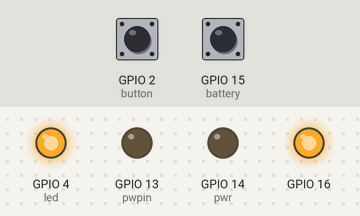
A sketch run on a simulated ESP8266 (NodeMCU). Parts: output pins drawn as LEDs (lit = HIGH). Inputs (shaded band) come from the test bench; at power-on: GPIO 2 (button) HIGH, GPIO 15 (battery) HIGH. WiFi joins after 1.5 s; servers stay silent unless stated; EEPROM starts erased.

Above: at 10.8 s.
10.9 s: GPIO 2 (button) pulled LOW for 0.15 s
At 11.3 s:
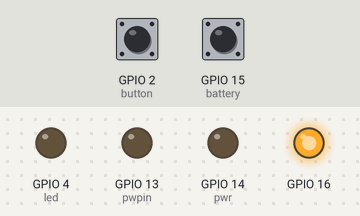
At 21.3 s:
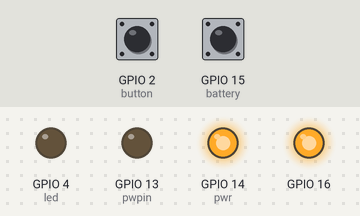
Timing chart, 0 to 35.2 s (numbered marks = the images above; inputs shaded):
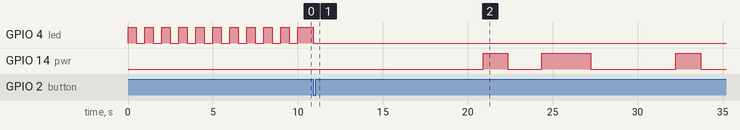

Measured:
- after the input at 10.9 s, GPIO 4 (led): HIGH → LOW at once; GPIO 14 (pwr): goes HIGH 1.5 s, LOW 2.0 s, HIGH 2.9 s, LOW 5.0 s, HIGH 1.5 s, then LOW, starting after 10.0 s

The sketch:

binclient.ino
```cpp
#include <EEPROM.h>
#include <ESP8266WiFi.h>
#include <WiFiClient.h>
#include <WiFiClientSecure.h> //Does SSL/TLS
WiFiClient client;

/* Function Declarations */
void wifi();
int rangefinder(int);
int sd();
void button_ISR();
/* Variables sent to server */
byte maxdepth = -1;
byte currentdepth = 0;
/* Random globals */
byte timevariable = 6;
/* Wifi connect details */
char ssid[100]     = "";
char password[100] = "";
int keyindex; // Key index for WEP encrpytion.
/* Variables */
#define mins5 10000                     // Milliseconds device waits 1) from setup button press to maxdepth reading or turn on 2) if button is pressed for < reset seconds
#define waitbetweenlooprangefinding 5   // seconds between the two rangefinder measurments in loop()
#define rangefinderwaitinsetup 2        // Seconds between rangefinder measurements for maxdepth
#define seconds 2                       // Seconds * 1second * timevariable
#define resetseconds 5                  // Seconds you have to hold button down for system reset to happen

/* Pins definitions */
#define pwpin 13                        // Return signal from rangefinder
#define rxpin 12                        // Rangefind command pin
#define pwr 14                          // Rangefinder power pin
#define battery 15                      // Battery level circuit pin
#define button  2                       // Button pin
#define led 4                           // LED output pin


/* EEPROM variable addresses */
#define saveddepth 100
#define savedtimevariable 101
#define initilize 102

void setup()
{
  Serial.begin(115200);
  byte i = 0;
  int j = 0;
  byte firstTime = -1;
  /* Pin IO */
  pinMode(pwr, OUTPUT);
  pinMode(pwpin, OUTPUT);
  pinMode(rxpin, INPUT);
  pinMode(battery, INPUT);
  pinMode(button, INPUT);
  pinMode(16, OUTPUT);
  pinMode(led, OUTPUT);
  digitalWrite(16, HIGH);

  if(digitalRead(battery) == LOW)         // 2 Second pulse for good battery check on startup
  {
    digitalWrite(led, HIGH);
    delay(2000);
    digitalWrite(led, LOW);
  }
  else if(digitalRead(battery) == HIGH)   // 10 pulses for bad battery check on startup
  {
    for(i = 0; i < 10; i++)
    {
      digitalWrite(led, HIGH);
      delay(500);
      digitalWrite(led, LOW);
      delay(500);
    }
  }

  EEPROM.begin(512);
  while(firstTime > 1 || firstTime < 0)  // Check whether first time setup has ever been ran before
    {
      firstTime = EEPROM.read(initilize);
      i++;
      if( i > 10)                        // If first time != 0 or 1, assume device needs first time setup
      {
        firstTime = 0;
        i = 0;
      }
      yield();
    }
  EEPROM.end();

  if(firstTime == 0)                    // First time setup
    {
      digitalWrite(led, HIGH);
      while(digitalRead(button) == HIGH)  // Wait for button to be pressed before 5 minute countdown
      {
        yield();
      }
      digitalWrite(led,LOW);
      delay(mins5);
      maxdepth = rangefinder(rangefinderwaitinsetup); // Take max depth reading
      EEPROM.begin(512);
      EEPROM.write(saveddepth,maxdepth);  // Save Max depth reading into non volitile memory
      EEPROM.write(initilize,1);          // Save the first time setup completion variable as complete
      EEPROM.end();
    }
  else if(firstTime == 1)                 // Normal startup, retrieve variables from memory
    {
      EEPROM.begin(512);
      maxdepth = EEPROM.read(saveddepth); // Get max depth read on last first time setup
      timevariable = EEPROM.read(savedtimevariable);  // Get time variable from last first time setup
      if(timevariable == 0)               // If saved variable was 0, change it to one or device will continuously run
        timevariable = 1;
      EEPROM.end();
      delay(mins5);
    }
  attachInterrupt(button, button_ISR, FALLING); // Initilise button interrupt
}

void loop()
{
  int i, j;
  currentdepth = rangefinder(waitbetweenlooprangefinding);  // Take curent dpeth reading
  wifi();                                 // Send data to server
  for(i = 0; i < seconds; i++)            // Wait for time variable hours
    for(j = 0; j < timevariable; j++)
      delay(1000);
}

int rangefinder(int timedelay)           // Takes depth reading and returns depth in centimeters
{
  int x1 = 0;
  int x2 = 0;
  byte ok = 0;
  int pulse;
  while( ok == 0 )              // Takes two readings 30 seconds apart and check to see if they are within 10cm of each other
  {
    digitalWrite(pwr, HIGH);      // Turn rangefinder on
    delay(250);                   //wait for 250ms for start up to complete

    digitalWrite(rxpin, HIGH);    // Command reading from rangefinder
    delayMicroseconds(20);
    digitalWrite(rxpin, LOW);
    delay(200);                   // Wait for confusing first reading to end

    digitalWrite(rxpin, HIGH);    // Command first reading from rangefinder
    delayMicroseconds(20);
    digitalWrite(rxpin, LOW);
    x1 = pulseIn(pwpin, HIGH);    // Wait for first reading to come back
    x1 = x1 / 58;                 // Conver tot centimeters
    digitalWrite(pwr, LOW);       // Turn rangefinder off
    delay( 1000* timedelay );     // Wait timedelay seconds before second reading is taken
    digitalWrite(pwr, HIGH);      // Turn rangefinder on
    delay(250);                   // Wait for 250ms for start up to complete

    digitalWrite(rxpin, HIGH);    // Command reading from rangefinder
    delayMicroseconds(20);
    digitalWrite(rxpin, LOW);
    delay(200);                   // Wait for confusing first reading to end

    digitalWrite(rxpin, HIGH);    // Command second reading from rangefinder
    delayMicroseconds(20);
    digitalWrite(rxpin, LOW);
    x2 = pulseIn(pwpin, HIGH);    // Wait until rangefinder sends it's reading back
    x2 = x2 / 58;                 // Convert to centimeters
    digitalWrite(pwr, LOW);       // Turn rangefidner off
    pulse = x1 - x2;
    if( pulse > -10 && pulse < 10)  // Check to see if both readings are within 10 cm of each other
      {
        ok = 1;                   // If they are set ok to 1 so we can leave the rangefinding loop
      }                           // If they are not, take another set of readings
  }
  return x1;                      // Return good value
}

void wifi(void)
{
  byte batterystatus = 0;
  byte mac[6];
  WiFi.macAddress(mac);           // Get devices MAC address, this serves as its UID
  if(digitalRead(battery) == HIGH)  // Check if the battery is low
    batterystatus = 1;

  String data = String("UID=") ;  // Format all the data that is sent to the server
  data = String(data + mac[0] + mac[1] + mac[2] + mac[3] + mac[4] + mac[5]);
  data = String(data + "&BinLevelCurrent=");
  data = String(data + currentdepth);
  data = String(data + "&BinLevelMax=");
  data = String(data + maxdepth);
  data = String(data + "&Status=");
  data = String(data + batterystatus);


  WiFi.begin(ssid, password);   // initilise the connection to the WiFi access point

  while (WiFi.status() != WL_CONNECTED) // Wait until we are connected to access point
  {
    yield();
  }
  if (client.connect("binformant.tk", 80))  // Connect to binformant.tk
  {
    client.println("POST /client.php HTTP/1.1");  // Send correct http headers
    client.println("Host: binformant.tk");
    client.println("User-Agent: Arduino");
    client.println("Content-Type: application/x-www-form-urlencoded");
    client.print("Content-Length: ");
    client.println(data.length());
    client.println();
    client.println(data);                   // Send data
    client.stop();                          // Disconnect
  }
}

void button_ISR(void) // Button press ISR
{
  long count = 0;
  long time1;
  long time2;
  int i;
  time1 = millis();   // Take time reading straight after function is called
  while (digitalRead(button) == LOW)  // Wait untill button is let go of
    ESP.wdtFeed();    // Stops WDT setting off
  time2 = millis();   // Take second time reading
  count = time2 - time1;  // Find out how many milliseconds button has been pressed for
  if( count >= (resetseconds*1000)) // Device reset routine if button pressed for longer than reset seconds
  {
    EEPROM.begin(512);
    EEPROM.write(initilize, 0);     // Tell device it has never had a first time setup
    EEPROM.write(savedtimevariable, 0); // Override previous time variable
    EEPROM.end();
    digitalWrite(16, LOW);          // Reset device using reset line
  }
  else  // Otherwise button press is for program pause
  {
    time1 = 0;
    time2 = 0;
    time1 = millis(); // Take time reading
    while(count < mins5)  // Wait until count has reached mins5 variable in milliseconds
    {
      time2 = millis();   // take time
      count = time2 - time1;  // calculate how many milliseconds it has been
      ESP.wdtFeed();  // Stop WDT setting off
    }
  }
}
```
